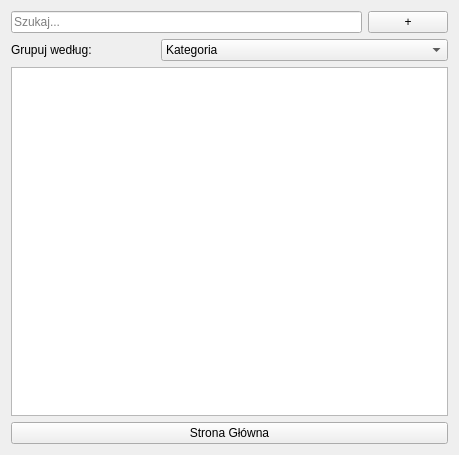
<?xml version="1.0" encoding="UTF-8"?>
<ui version="4.0">
 <class>PanelNawigacjiWidget</class>
 <widget class="QWidget" name="PanelNawigacjiWidget">
  <property name="geometry">
   <rect>
    <x>0</x>
    <y>0</y>
    <width>459</width>
    <height>455</height>
   </rect>
  </property>
  <property name="windowTitle">
   <string>Form</string>
  </property>
  <layout class="QGridLayout" name="gridLayout">
   <item row="0" column="0">
    <layout class="QVBoxLayout" name="verticalLayout">
     <item>
      <layout class="QHBoxLayout" name="horizontalLayout_3">
       <item>
        <widget class="QLineEdit" name="wyszukiwarka">
         <property name="placeholderText">
          <string>Szukaj...</string>
         </property>
        </widget>
       </item>
       <item>
        <widget class="QPushButton" name="btnDodajMedium">
         <property name="toolTip">
          <string>Dodaj nowe medium</string>
         </property>
         <property name="text">
          <string>+</string>
         </property>
        </widget>
       </item>
      </layout>
     </item>
     <item>
      <layout class="QHBoxLayout" name="horizontalLayout_6">
       <item>
        <widget class="QLabel" name="label_7">
         <property name="sizePolicy">
          <sizepolicy hsizetype="Preferred" vsizetype="Preferred">
           <horstretch>1</horstretch>
           <verstretch>0</verstretch>
          </sizepolicy>
         </property>
         <property name="text">
          <string>Grupuj według:</string>
         </property>
        </widget>
       </item>
       <item>
        <widget class="QComboBox" name="comboGrupowanie">
         <property name="sizePolicy">
          <sizepolicy hsizetype="Preferred" vsizetype="Fixed">
           <horstretch>2</horstretch>
           <verstretch>0</verstretch>
          </sizepolicy>
         </property>
         <item><property name="text"><string>Kategoria</string></property></item>
         <item><property name="text"><string>Status</string></property></item>
         <item><property name="text"><string>Platforma</string></property></item>
         <item><property name="text"><string>Data dodania</string></property></item>
         <item><property name="text"><string>Tagi</string></property></item>
         <item><property name="text"><string>Typ nośnika</string></property></item>
        </widget>
       </item>
      </layout>
     </item>
     <item>
      <widget class="QTreeWidget" name="kategorie">
       <property name="headerHidden">
        <bool>true</bool>
       </property>
       <column>
        <property name="text">
         <string notr="true">1</string>
        </property>
       </column>
      </widget>
     </item>
     <item>
      <widget class="QPushButton" name="btnPowrot">
       <property name="text">
        <string>Strona Główna</string>
       </property>
      </widget>
     </item>
    </layout>
   </item>
  </layout>
 </widget>
 <resources/>
 <connections/>
</ui>
